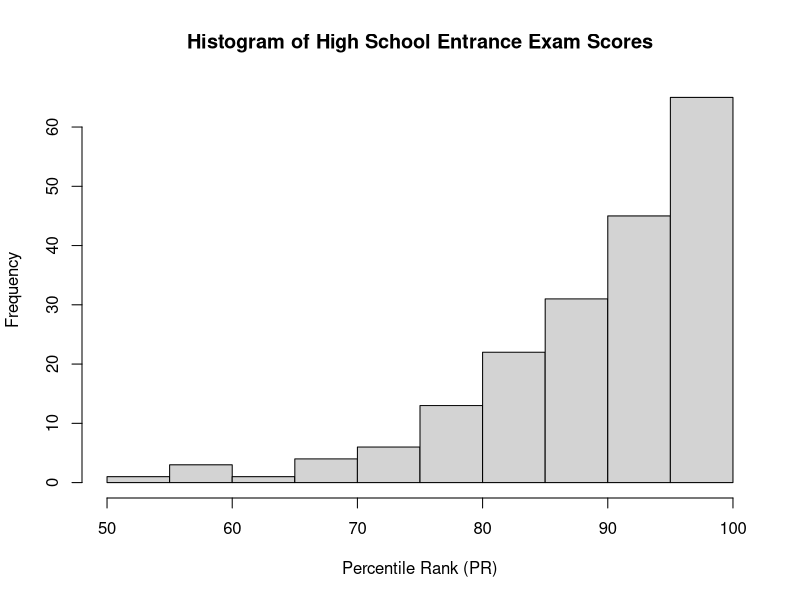
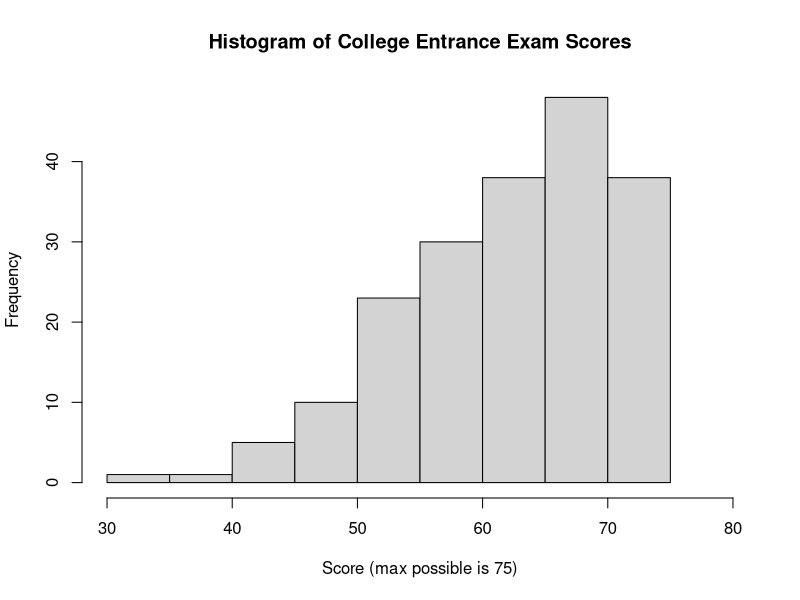
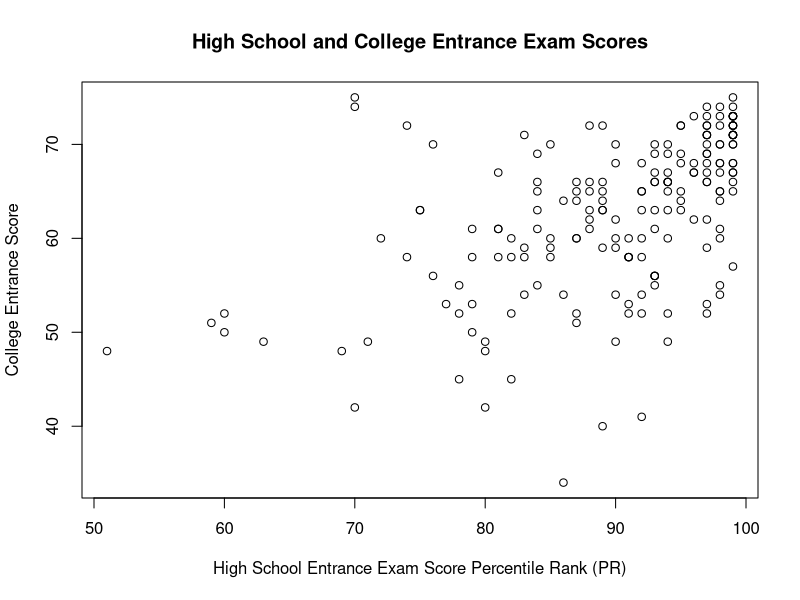
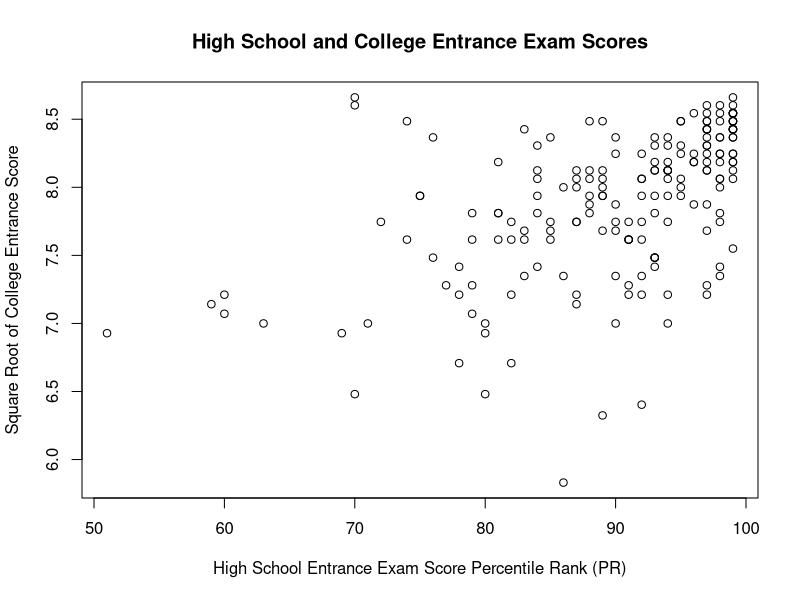
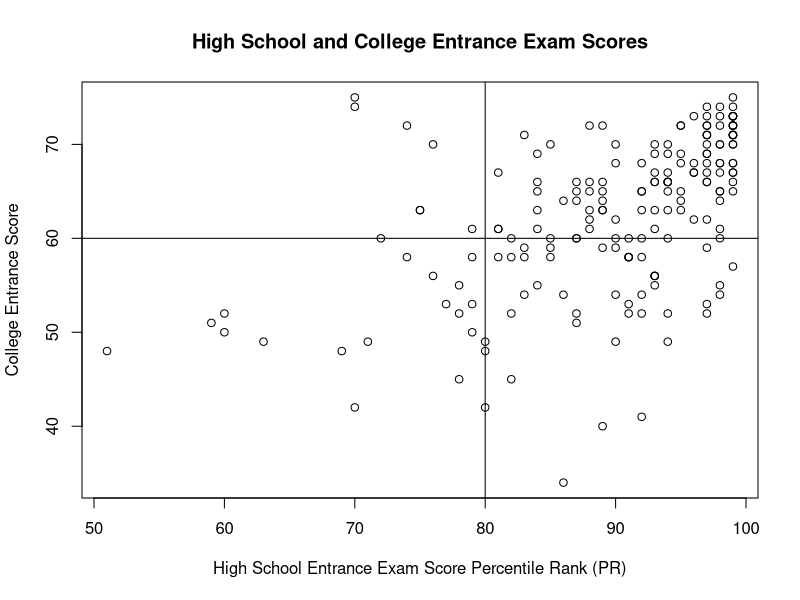
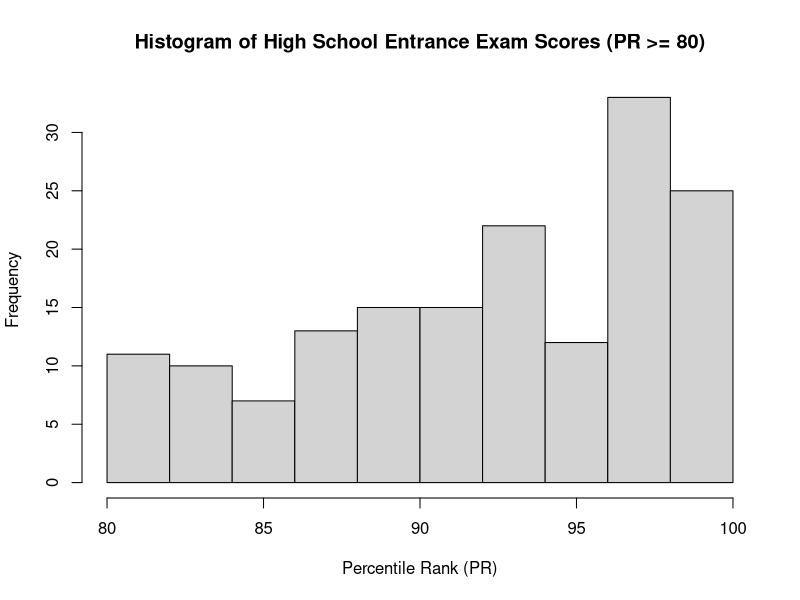

Write R code to recreate these figures, in order.
## ---- chunk 1
knitr::opts_chunk$set(echo = TRUE)
## ---- chunk 2
data = read.csv("ptt_SENIORHIGH_data.csv")
names(data)[1] = "pttID"

data[1:10,]
## ---- chunk 3
# High school entrance exam scores: Remove missing values
uni_HS_score = data$HighSchool_PR[which(data$HighSchool_PR != -1)]

summary(uni_HS_score)

hist(uni_HS_score, main = "Histogram of High School Entrance Exam Scores",
     xlab="Percentile Rank (PR)")
## ---- chunk 4
# College entrance exam scores: Remove missing values
uni_college_score = data$College_Score[which(data$College_Score != -1)]

summary(uni_college_score)

hist(uni_college_score, main="Histogram of College Entrance Exam Scores",
     xlab="Score (max possible is 75)",xlim=c(30,80))
## ---- chunk 5
missing_rows = which(data$HighSchool_PR == "-1" | data$College_Score == "-1")
# Indices: 6  19  71  85  88  96 132 183 195 => nine in total

# Remove missing data
data_corr = data[-missing_rows,]

plot(data_corr$HighSchool_PR, data_corr$College_Score,
     main = "High School and College Entrance Exam Scores",
     xlab="High School Entrance Exam Score Percentile Rank (PR)",
     ylab="College Entrance Score")
## ---- chunk 6
cor(data_corr$HighSchool_PR, data_corr$College_Score)
## ---- chunk 7
# data version: already removed missing data
# data_corr = data[-missing_rows,]

plot(data_corr$HighSchool_PR, sqrt(data_corr$College_Score),
     main = "High School and College Entrance Exam Scores",
     xlab="High School Entrance Exam Score Percentile Rank (PR)",
     ylab="Square Root of College Entrance Score")
## ---- chunk 8
cor(data_corr$HighSchool_PR, sqrt(data_corr$College_Score))
## ---- chunk 9
plot(data_corr$HighSchool_PR, data_corr$College_Score,
     main = "High School and College Entrance Exam Scores",
     xlab="High School Entrance Exam Score Percentile Rank (PR)",
     ylab="College Entrance Score")

abline(h=60,v=80)
## ---- chunk 10
data_corr$HS_80up = data_corr$HighSchool_PR >= 80
data_corr$CS_60up = data_corr$College_Score >=60

contingency = table(data_corr$HS_80up, data_corr$CS_60up,
                    dnn=c("HighSchool_80up","College_60up"))

contingency
## ---- chunk 11
prop.table(contingency)
## ---- chunk 12
round(prop.table(contingency),4)
## ---- chunk 13
nrow(data_corr) # number of all respondents without missing data
## ---- chunk 14
# High school entrance exam scores: Remove missing values
# uni_HS_score = data$HighSchool_PR[which(data$HighSchool_PR != -1)]
length(uni_HS_score)

## ---- chunk 15
# Consider only the records with both valid HighSchool_PR and College_Score
length(data_corr$HighSchool_PR)
## ---- chunk 16
# College entrance exam scores: Remove missing values
# uni_college_score = data$College_Score[which(data$College_Score != -1)]
length(uni_college_score)
## ---- chunk 17
# Consider only the records with both valid HighSchool_PR and College_Score
length(data_corr$College_Score)
## ---- chunk 18
HS_PR_seg = data_corr$HighSchool_PR[which(data_corr$HS_80up == TRUE)]
table(HS_PR_seg)
## ---- chunk 19
hist(HS_PR_seg, xlab="Percentile Rank (PR)",
     main="Histogram of High School Entrance Exam Scores (PR >= 80)")
## ---- chunk 20
CS_Score_seg = data_corr$College_Score[which(data_corr$CS_60up == TRUE)]
table(CS_Score_seg)
